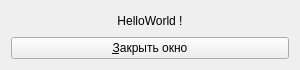
<?xml version="1.0" encoding="UTF-8"?>
<ui version="4.0">
 <class>MyForm</class>
 <widget class="QWidget" name="MyForm">
  <property name="geometry">
   <rect>
    <x>0</x>
    <y>0</y>
    <width>300</width>
    <height>70</height>
   </rect>
  </property>
  <property name="windowTitle">
   <string>Form</string>
  </property>
  <layout class="QHBoxLayout" name="horizontalLayout">
   <item>
    <layout class="QVBoxLayout" name="verticalLayout">
     <item>
      <widget class="QLabel" name="HelloWorld">
       <property name="text">
        <string>HelloWorld !</string>
       </property>
       <property name="alignment">
        <set>Qt::AlignCenter</set>
       </property>
      </widget>
     </item>
     <item>
      <widget class="QPushButton" name="btnQuit">
       <property name="text">
        <string>&amp;Закрыть окно</string>
       </property>
      </widget>
     </item>
    </layout>
   </item>
  </layout>
 </widget>
 <resources/>
 <connections/>
</ui>
